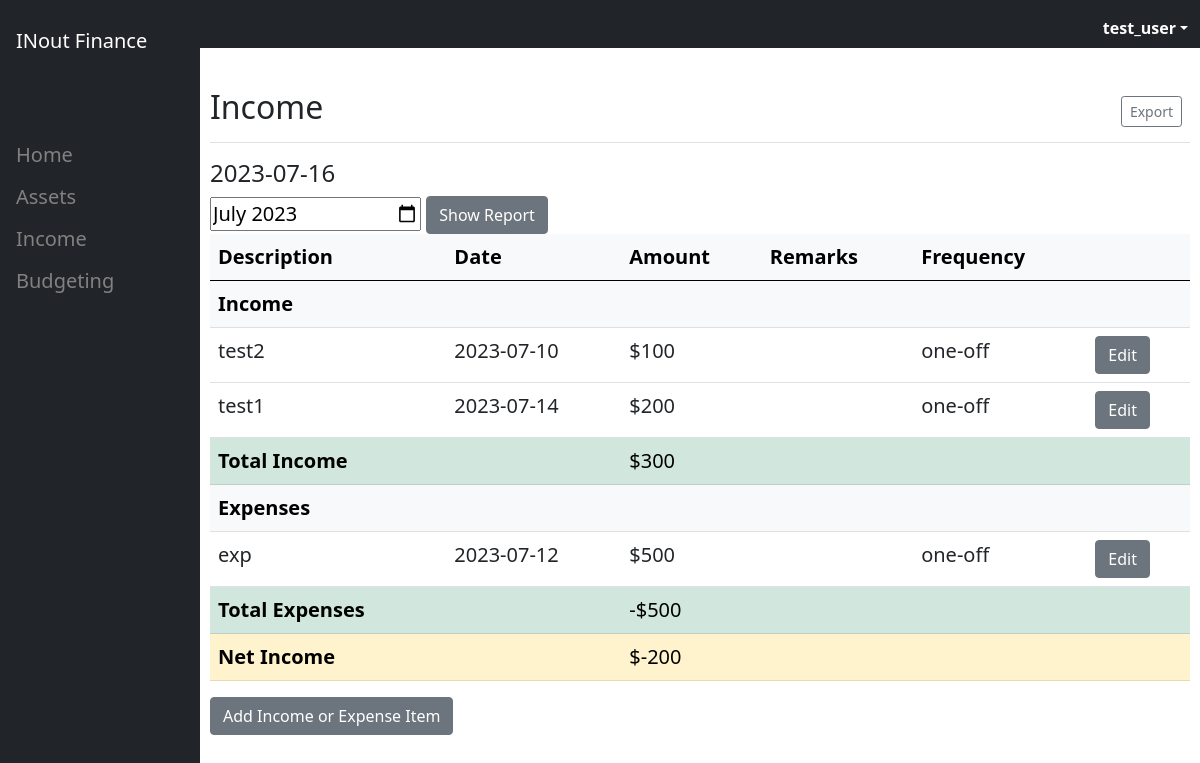
/income (signed in), run on the app's committed database.
### tables this page shows
CREATE TABLE 'income' ('id' integer PRIMARY KEY NOT NULL, 'user' integer, 'desc' text, 'type' text, 'amount' numeric, 'account' text,'start_date' text, 'freq' text, 'remarks' text, 'date_of_entry' text, 'added_account' text DEFAULT 'no', 'end_date' text, 'last_edited' text DEFAULT '0');

### expensetracker/income/income_routes.py (the view)
@income_bp.route("/income", methods=["GET", "POST"])
@login_required
def income():
    if request.method == "POST":
        session["request_month"] = request.form.get("month")
        return redirect("/income")
    else:
        default_month = datetime.datetime.now().strftime("%Y-%m")
        try:
            session["request_month"]
        except:
            render_month_start = datetime.datetime.strptime(default_month + '-01', '%Y-%m-%d').date()
            render_month = default_month
        else:
            render_month_start = datetime.datetime.strptime(session["request_month"] + '-01', '%Y-%m-%d').date()
            render_month = session["request_month"]
        finally:
            render_month_end = render_month_start.replace(day = monthrange(render_month_start.year, render_month_start.month)[1])
        income_types = ["income", "expense"]
        account_options = []
        accounts = data.query("SELECT desc FROM assets WHERE a_or_l='asset' AND type='savings, checking, cash' AND user =?", (session["user_id"],))
        for acc in accounts:
            account_options.append(acc['desc'])
        freq_options = ["monthly", "one-off"]
        income_sum = 0
        income_list = []
        future_income = []
        income_sum = retrieve_items(income_list, future_income, income_sum, render_month, render_month_start, render_month_end, 'income')
        sorted_income = sorted(income_list, key = lambda i: i['start_date'])
        sorted_future_income = sorted(future_income, key = lambda i: i['start_date'])
        expenses = []
        future_expenses = []
        expense_sum = 0
        expense_sum = retrieve_items(expenses, future_expenses, expense_sum, render_month, render_month_start, render_month_end, 'expense')
        sorted_expenses = sorted(expenses, key = lambda i: i['start_date'])
        sorted_future_expenses = sorted(future_expenses, key = lambda i: i['start_date'])
        return render_template("income.html", date=current_date, render_month=render_month, income_types=income_types, account_options=account_options, freq_options=freq_options, income_list=sorted_income, future_income=sorted_future_income, income_sum=income_sum, expenses=sorted_expenses,
        expense_sum=expense_sum, future_expenses=sorted_future_expenses, render_month_start=render_month_start, render_month_end=render_month_end)

### expensetracker/data.py (called while the page is built)
def query(sql, parameters=()):
    try:
        con = sqlite3.connect(DB_PATH)
        con.row_factory = sqlite3.Row
        rawResult = con.execute(sql, parameters).fetchall()
        result = [{i: item[i] for i in item.keys()} for item in rawResult]
        return result
    except Exception as e:
        print("Error, failed to execute query " + sql)
        return []
    finally:
        con.close()

### expensetracker/helpers.py (called while the page is built, shortened)
def login_required(f):
    @wraps(f)
    def decorated_function(*args, **kwargs):
        if session.get("user_id") is None:
            return redirect("/login")
        return f(*args, **kwargs)
    return decorated_function

def retrieve_items(item_list, future_items, item_sum, render_month, render_month_start, render_month_end, item_type):
    for income in data.query("SELECT * FROM income WHERE type=? AND user =?", (item_type, session["user_id"])):
        relevant_date = datetime.datetime.strptime(income['start_date'], '%Y-%m-%d').date()
        end_date = datetime.datetime.strptime(income['end_date'], '%Y-%m-%d').date()
        if relevant_date <= current_date and relevant_date >= render_month_start and relevant_date <= render_month_end:
            item_list.append(income)
            item_sum += income['amount']
        elif relevant_date > current_date and relevant_date <= render_month_end and relevant_date >= render_month_start:
            future_items.append(income)
    return item_sum

### expensetracker/templates/income.html (shortened to what this page needs)
{% extends "layout.html" %}
{% block body %}
  <div class="d-flex justify-content-between flex-wrap flex-md-nowrap align-items-center pt-3 pb-2 mb-3 border-bottom">
    <h1 class="h2">Income</h1>
    <div class="btn-toolbar mb-2 mb-md-0">
      <div class="btn-group me-2">
        <button type="button" class="btn btn-sm btn-outline-secondary" onclick="window.print();">Export</button>
      </div>
    </div>
  </div>
  <h4>{{ date }}</h4>
  <form action="/income" method="post">
    <input type="month" id="month" name="month" value="{{ render_month }}">
    <input type="submit" value="Show Report" class="btn btn-secondary">
  </form>
  <table class="table table-hover">
    <thead class="table-light">
      <tr>
        <th scope="col">Description</th>
        <th scope="col">Date</th>
        <th scope="col">Amount</th>
        <th scope="col">Remarks</th>
        <th scope="col">Frequency</th>
        <th></th>
      </tr>
    </thead>
    <tbody>
      <tr class="table-light">
        <th scope="col">Income</th>
        <td></td>
        <td></td>
        <td></td>
        <td></td>
        <td></td>
      </tr>
      {% for income in income_list %}
        <tr>
          <td>{{ income.desc }}</td>
          <td>{{ income.start_date }}</td>
          <td>${{ income.amount }}</td>
          <td>{{ income.remarks }}</td>
          <td>{{ income.freq }}</td>
          <td>
            <form method="post" action="/edit_income">
              <input type="submit" value="Edit" class="btn btn-secondary">
            </form>
          </td>
        </tr>
      {% endfor %}
      <tr class="table-success">
        <th scope="col">Total Income</th>
        <td></td>
        <td>${{ income_sum }}</td>
        <td></td>
        <td></td>
        <td></td>
      </tr>
      <tr class="table-light">
        <th scope="col">Expenses</th>
        <td></td>
        <td></td>
        <td></td>
        <td></td>
        <td></td>
      </tr>
      {% for expense in expenses %}
        <tr>
          <td>{{ expense.desc }}</td>
          <td>{{ expense.start_date }}</td>
          <td>${{ expense.amount }}</td>
          <td>{{ expense.remarks }}</td>
          <td>{{ expense.freq }}</td>
          <td>
            <form method="post" action="/edit_income">
              <input type="submit" value="Edit" class="btn btn-secondary">
            </form>
          </td>
        </tr>
      {% endfor %}
      <tr class="table-success">
        <th scope="col">Total Expenses</th>
        <td></td>
        <td>-${{ expense_sum }}</td>
        <td></td>
        <td></td>
        <td></td>
      </tr>
      <tr class="table-warning">
        <th scope="col">Net Income</th>
        <td></td>
        <td>${{ income_sum - expense_sum }}</td>
        <td></td>
        <td></td>
        <td></td>
      </tr>
    </tbody>
  </table>
  <a href="/add_income" role="button" class="btn btn-secondary">Add Income or Expense Item</a>
  <br><br>
{% endblock %}

### expensetracker/templates/layout.html (shortened to what this page needs)
<!DOCTYPE html>
<html lang="en">
    <head>
        <link href="https://cdn.jsdelivr.net/npm/bootstrap@5.0.0/dist/css/bootstrap.min.css" rel="stylesheet">
        <link href="/static/styles.css" rel="stylesheet">
    </head>
    <body>
        <nav class="navbar navbar-expand-md navbar-dark bg-dark mb-4">
          <div class="container-fluid">
            <div class="collapse navbar-collapse" id="navbarCollapse">
              <div class="navbar-nav dropdown ms-auto mt-2">
                {% if session.user_id %}
                <a href="#" class="d-flex align-items-center text-white text-decoration-none dropdown-toggle" id="dropdownUser1" data-bs-toggle="dropdown" aria-expanded="false">
                  <strong>{{ session.username }}</strong>
                </a>
                {% endif %}
              </div>
            </div>
            </div>
        </nav>
        <div class="sidenav navbar-dark bg-dark">
          <a class="navbar-brand" href="/">INout Finance</a>
          <br><br><br>
          {% if session.user_id %}
          <a href="/" class"nav-link">Home</a>
          <a href="/assets" class"nav-link">Assets</a>
          <a href="/income" class"nav-link">Income</a>
          <a href="/budget" class"nav-link">Budgeting</a>
          {% else %}
          <a href="/register" class"nav-link">Register</a>
          <a href="/login" class"nav-link">Login</a>
          {% endif %}
        </div>
        <div class="main">
          {% block body %}{% endblock %}
        </div>
    </body>
</html>

### expensetracker/static/styles.css (style rules this page uses)
.sidenav { height: 100%; width: 200px; position: fixed; z-index: 1; top: 0; left: 0; overflow-x: hidden; padding-top: 20px; }
.sidenav a, .dropdown-btn { padding: 6px 8px 6px 16px; text-decoration: none; font-size: 20px; color: #818181; display: block; border: none; background: none; width:100%; text-align: left; cursor: pointer; outline: none; }
.main { margin-left: 200px; font-size: 20px; padding: 0px 10px; }

### data on the page
income: desc "test2", start_date "2023-07-10", amount "100", freq "one-off"
income: desc "test1", start_date "2023-07-14", amount "200", freq "one-off"
income: desc "exp", start_date "2023-07-12", amount "500", freq "one-off"

### other printed values
{{ session.username }} "test_user"
{{ date }} "2023-07-16"
{{ income_sum }} "300"
{{ expense_sum }} "500"
{{ income_sum - expense_sum }} "-200"
